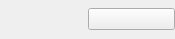
<?xml version="1.0" encoding="UTF-8"?>
<ui version="4.0">
 <class>ShortcutWidget</class>
 <widget class="QWidget" name="ShortcutWidget">
  <property name="geometry">
   <rect>
    <x>0</x>
    <y>0</y>
    <width>175</width>
    <height>39</height>
   </rect>
  </property>
  <property name="windowTitle">
   <string>Form</string>
  </property>
  <layout class="QHBoxLayout" name="horizontalLayout">
   <property name="spacing">
    <number>0</number>
   </property>
   <property name="leftMargin">
    <number>0</number>
   </property>
   <property name="topMargin">
    <number>0</number>
   </property>
   <property name="rightMargin">
    <number>0</number>
   </property>
   <property name="bottomMargin">
    <number>0</number>
   </property>
   <item>
    <widget class="QLabel" name="label">
     <property name="text">
      <string/>
     </property>
    </widget>
   </item>
   <item>
    <widget class="QPushButton" name="pushButton">
     <property name="text">
      <string/>
     </property>
    </widget>
   </item>
  </layout>
 </widget>
 <resources/>
 <connections/>
</ui>
